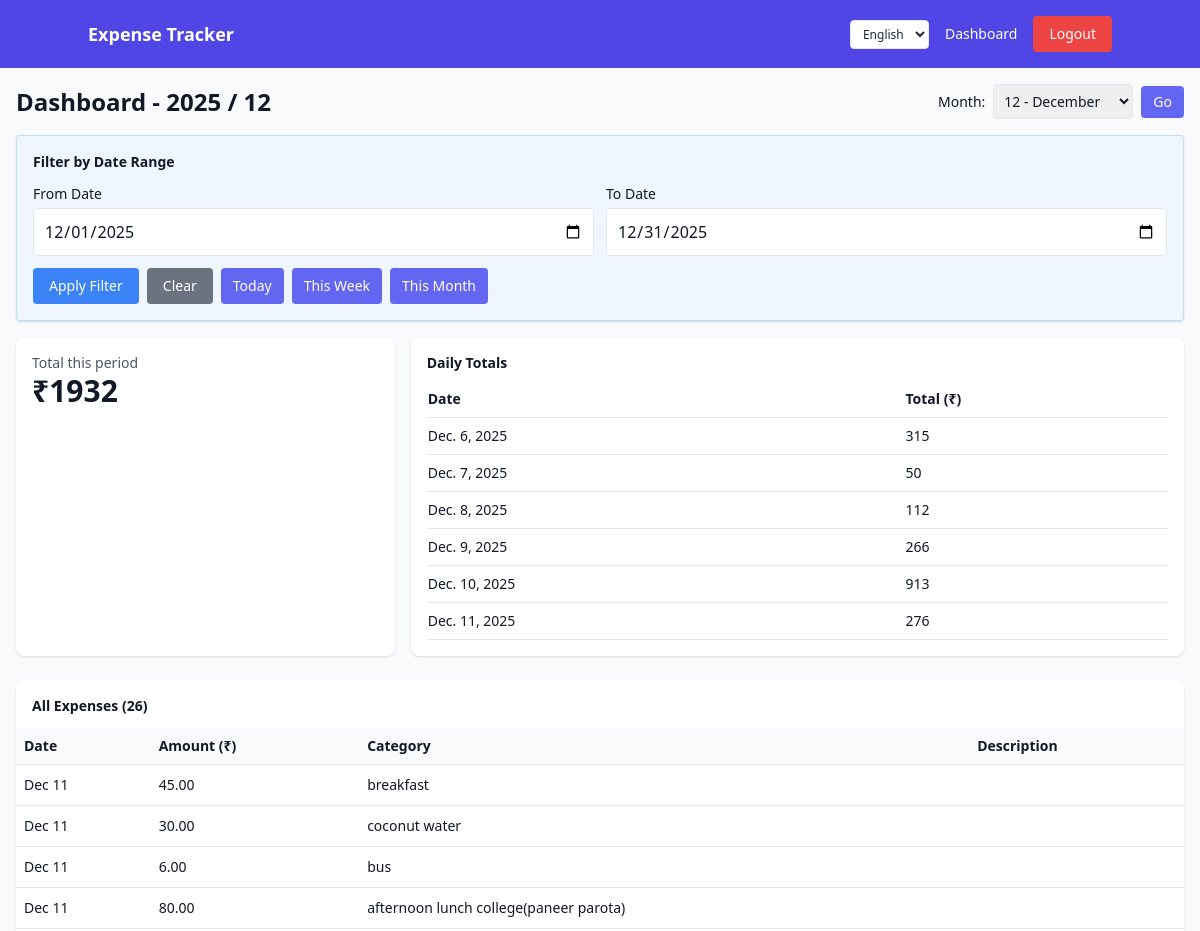
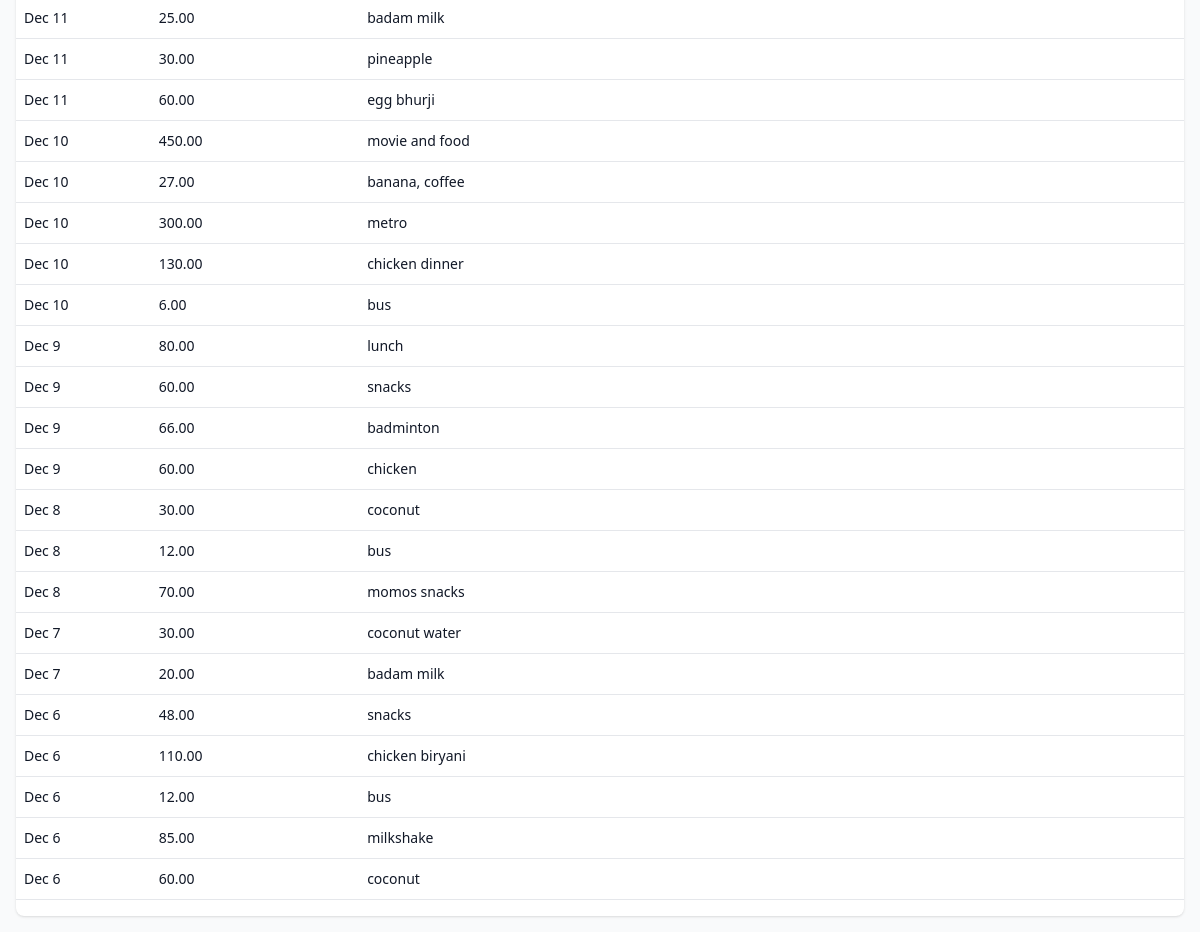
Page / (signed in) on the committed database (2 pictures, top to bottom).
### expenses/models.py (models this page shows, shortened)
class Expense(models.Model):
    date = models.DateField()
    amount = models.DecimalField(max_digits=10, decimal_places=2)
    category = models.CharField(max_length=100)
    description = models.TextField(blank=True)

### expenses/views.py (the view, shortened to what this page needs)
# urls.py: path("", views.dashboard, name="dashboard"),
def dashboard(request):
    if not check_view_access(request):
        return redirect('view_login')
    today = timezone.localdate()
    year = int(request.GET.get("year", today.year))
    month = int(request.GET.get("month", today.month))
    filter_start = request.GET.get("filter_start")
    filter_end = request.GET.get("filter_end")
    if request.method == "POST" and request.user.is_staff:
        form = ExpenseForm(request.POST)
        if form.is_valid():
            form.save()
            messages.success(request, "Expense added successfully!")
            return redirect("dashboard")
    else:
        form = ExpenseForm(initial={"date": today}) if request.user.is_staff else None
    start, end = _get_month_range(year, month)
    qs = Expense.objects.filter(date__range=(start, end)).order_by("-date", "-id")
    total_for_month = qs.aggregate(total=Sum("amount"))["total"] or 0
    daily_totals_qs = (
        Expense.objects.filter(date__range=(start, end))
        .values("date")
        .annotate(total=Sum("amount"))
        .order_by("date")
    )
    daily_breakdown = list(daily_totals_qs)
    all_expenses = list(qs)
    context = {
        "year": year,
        "month": month,
        "total_for_month": total_for_month,
        "daily_breakdown": daily_breakdown,
        "expenses": all_expenses,
        "months": range(1, 13),
        "form": form,
        "filter_start": filter_start or start,
        "filter_end": filter_end or end,
    }
    return render(request, "dashboard.html", context)

### expenses/views.py (called while the page is built)
def check_view_access(request):
    return request.session.get('view_access') or request.user.is_staff

def _get_month_range(year: int, month: int):
    first_day = date(year, month, 1)
    last_day = date(year, month, monthrange(year, month)[1])
    return first_day, last_day

### expenses/templates/dashboard.html (shortened to what this page needs)
{% extends "base.html" %}
{% block content %}
<div class="flex flex-col sm:flex-row sm:items-center sm:justify-between mb-4 gap-3">
  <h1 class="text-xl sm:text-2xl font-semibold" data-lang-en="Dashboard - {{ year }} / {{ month }}" data-lang-kn="ಡ್ಯಾಶ್‌ಬೋರ್ಡ್ - {{ year }} / {{ month }}">Dashboard - {{ year }} / {{ month }}</h1>
  <div class="flex items-center space-x-2 sm:space-x-4">
    <form method="get" action="/" class="flex items-center space-x-2">
      <label for="month" class="text-sm" data-lang-en="Month:" data-lang-kn="ತಿಂಗಳು:">Month:</label>
      <select id="month" name="month" class="border rounded p-1.5 text-sm min-w-[140px]">
        <option value="12" {% if month == 12 %}selected{% endif %}>12 - December</option>
      </select>
      <button type="submit" class="bg-indigo-500 hover:bg-indigo-600 text-white px-3 py-1.5 rounded text-sm" data-lang-en="Go" data-lang-kn="ಹೋಗಿ">Go</button>
    </form>
  </div>
</div>
<div class="bg-blue-50 border border-blue-200 p-3 sm:p-4 rounded shadow mb-4">
  <h3 class="text-sm font-semibold mb-3" data-lang-en="Filter by Date Range" data-lang-kn="ದಿನಾಂಕ ವ್ಯಾಪ್ತಿಯ ಮೂಲಕ ಫಿಲ್ಟರ್ ಮಾಡಿ">Filter by Date Range</h3>
  <form method="get" action="/" class="space-y-3">
    <div class="grid grid-cols-1 sm:grid-cols-2 gap-3">
      <div>
        <label for="filter_start" class="block text-sm font-medium mb-1" data-lang-en="From Date" data-lang-kn="ಇಂದ ದಿನಾಂಕ">From Date</label>
        <input type="date" id="filter_start" name="filter_start" value="{{ filter_start|date:'Y-m-d' }}" class="border rounded p-2.5 w-full text-base" style="min-height: 44px;">
      </div>
      <div>
        <label for="filter_end" class="block text-sm font-medium mb-1" data-lang-en="To Date" data-lang-kn="ದಿನಾಂಕದವರೆಗೆ">To Date</label>
        <input type="date" id="filter_end" name="filter_end" value="{{ filter_end|date:'Y-m-d' }}" class="border rounded p-2.5 w-full text-base" style="min-height: 44px;">
      </div>
    </div>
    <div class="flex flex-wrap gap-2">
      <button type="submit" class="bg-blue-500 hover:bg-blue-600 text-white px-4 py-2 rounded font-medium text-sm flex-shrink-0" data-lang-en="Apply Filter" data-lang-kn="ಫಿಲ್ಟರ್ ಅನ್ವಯಿಸಿ">Apply Filter</button>
      <a href="/" class="bg-gray-500 hover:bg-gray-600 text-white px-4 py-2 rounded font-medium text-sm inline-block text-center flex-shrink-0" data-lang-en="Clear" data-lang-kn="ತೆರವುಗೊಳಿಸಿ">Clear</a>
      <button type="button" onclick="setToday()" class="bg-indigo-500 hover:bg-indigo-600 text-white px-3 py-2 rounded text-sm flex-shrink-0" data-lang-en="Today" data-lang-kn="ಇಂದು">Today</button>
      <button type="button" onclick="setThisWeek()" class="bg-indigo-500 hover:bg-indigo-600 text-white px-3 py-2 rounded text-sm flex-shrink-0" data-lang-en="This Week" data-lang-kn="ಈ ವಾರ">This Week</button>
      <button type="button" onclick="setThisMonth()" class="bg-indigo-500 hover:bg-indigo-600 text-white px-3 py-2 rounded text-sm flex-shrink-0" data-lang-en="This Month" data-lang-kn="ಈ ತಿಂಗಳು">This Month</button>
    </div>
  </form>
</div>
<div class="grid grid-cols-1 lg:grid-cols-3 gap-3 sm:gap-4 mb-4 sm:mb-6">
  <div class="bg-white p-4 rounded-lg shadow">
    <div class="text-sm text-gray-600" data-lang-en="Total this period" data-lang-kn="ಈ ಅವಧಿಯ ಒಟ್ಟು">Total this period</div>
    <div class="text-2xl sm:text-3xl font-bold">₹{{ total_for_month }}</div>
  </div>
  <div class="lg:col-span-2 bg-white p-4 rounded-lg shadow">
    <div class="text-sm font-semibold mb-2" data-lang-en="Daily Totals" data-lang-kn="ದೈನಂದಿನ ಒಟ್ಟು">Daily Totals</div>
    <div class="overflow-x-auto -mx-4 px-4">
      <table class="min-w-full text-sm">
        <thead>
          <tr class="text-left border-b">
            <th class="py-2 pr-4" data-lang-en="Date" data-lang-kn="ದಿನಾಂಕ">Date</th>
            <th class="py-2">Total (₹)</th>
          </tr>
        </thead>
        <tbody>
          {% for d in daily_breakdown %}
          <tr class="border-b">
            <td class="py-2 pr-4">{{ d.date }}</td>
            <td class="py-2">{{ d.total }}</td>
          </tr>
          {% empty %}
          <tr><td colspan="2" class="py-2 text-gray-500" data-lang-en="No expenses yet." data-lang-kn="ಇನ್ನೂ ಖರ್ಚುಗಳಿಲ್ಲ.">No expenses yet.</td></tr>
          {% endfor %}
        </tbody>
      </table>
    </div>
  </div>
</div>
<div class="bg-white p-3 sm:p-4 rounded-lg shadow">
  <div class="text-sm font-semibold mb-3" data-lang-en="All Expenses ({{ expenses|length }})" data-lang-kn="ಎಲ್ಲಾ ಖರ್ಚುಗಳು ({{ expenses|length }})">All Expenses ({{ expenses|length }})</div>
  <div class="overflow-x-auto -mx-3 sm:-mx-4">
    <div class="inline-block min-w-full align-middle">
      <table class="min-w-full text-sm">
        <thead>
          <tr class="text-left border-b bg-gray-50">
            <th class="py-2 px-3 sm:px-2" data-lang-en="Date" data-lang-kn="ದಿನಾಂಕ">Date</th>
            <th class="py-2 px-3 sm:px-2">Amount (₹)</th>
            <th class="py-2 px-3 sm:px-2">Category</th>
            <th class="py-2 px-3 sm:px-2 hidden sm:table-cell">Description</th>
          </tr>
        </thead>
        <tbody>
          {% for e in expenses %}
          <tr class="border-b hover:bg-gray-50">
            <td class="py-2.5 px-3 sm:px-2 whitespace-nowrap text-xs sm:text-sm">{{ e.date|date:"M j" }}</td>
            <td class="py-2.5 px-3 sm:px-2 whitespace-nowrap font-medium">{{ e.amount }}</td>
            <td class="py-2.5 px-3 sm:px-2">
              <div class="max-w-[100px] sm:max-w-none truncate" title="{{ e.category }}">{{ e.category }}</div>
            </td>
            <td class="py-2.5 px-3 sm:px-2 hidden sm:table-cell">
            </td>
          </tr>
          {% empty %}
          <tr><td colspan="{% if user.is_staff %}5{% else %}4{% endif %}" class="py-3 px-3 sm:px-2 text-gray-500 text-center" data-lang-en="No expenses for this period." data-lang-kn="ಈ ಅವಧಿಗೆ ಯಾವುದೇ ಖರ್ಚುಗಳಿಲ್ಲ.">No expenses for this period.</td></tr>
          {% endfor %}
        </tbody>
      </table>
    </div>
  </div>
</div>
{% endblock %}

### rows in the picture
Expense: date "Dec 11", amount "45.00", category "breakfast"
Expense: date "Dec 11", amount "30.00", category "coconut water"
Expense: date "Dec 11", amount "6.00", category "bus"
Expense: date "Dec 11", amount "80.00", category "afternoon lunch college(paneer parota)"
Expense: date "Dec 11", amount "25.00", category "badam milk"
Expense: date "Dec 11", amount "30.00", category "pineapple"
Expense: date "Dec 11", amount "60.00", category "egg bhurji"
Expense: date "Dec 10", amount "450.00", category "movie and food"
Expense: date "Dec 10", amount "27.00", category "banana, coffee"
Expense: date "Dec 10", amount "300.00", category "metro"
Expense: date "Dec 10", amount "130.00", category "chicken dinner"
Expense: date "Dec 10", amount "6.00", category "bus"
Expense: date "Dec 9", amount "80.00", category "lunch"
Expense: date "Dec 9", amount "60.00", category "snacks"
Expense: date "Dec 9", amount "66.00", category "badminton"
Expense: date "Dec 9", amount "60.00", category "chicken"
Expense: date "Dec 8", amount "30.00", category "coconut"
Expense: date "Dec 8", amount "12.00", category "bus"
Expense: date "Dec 8", amount "70.00", category "momos snacks"
Expense: date "Dec 7", amount "30.00", category "coconut water"
Expense: date "Dec 7", amount "20.00", category "badam milk"
Expense: date "Dec 6", amount "48.00", category "snacks"
Expense: date "Dec 6", amount "110.00", category "chicken biryani"
Expense: date "Dec 6", amount "12.00", category "bus"
Expense: date "Dec 6", amount "85.00", category "milkshake"
Expense: date "Dec 6", amount "60.00", category "coconut"

### other values in the picture
{{ total_for_month }} "1932"
{{ d.date }} "Dec. 6, 2025" "Dec. 7, 2025" "Dec. 8, 2025" "Dec. 9, 2025" "Dec. 10, 2025" "Dec. 11, 2025"
{{ d.total }} "315" "50" "112" "266" "913" "276"
